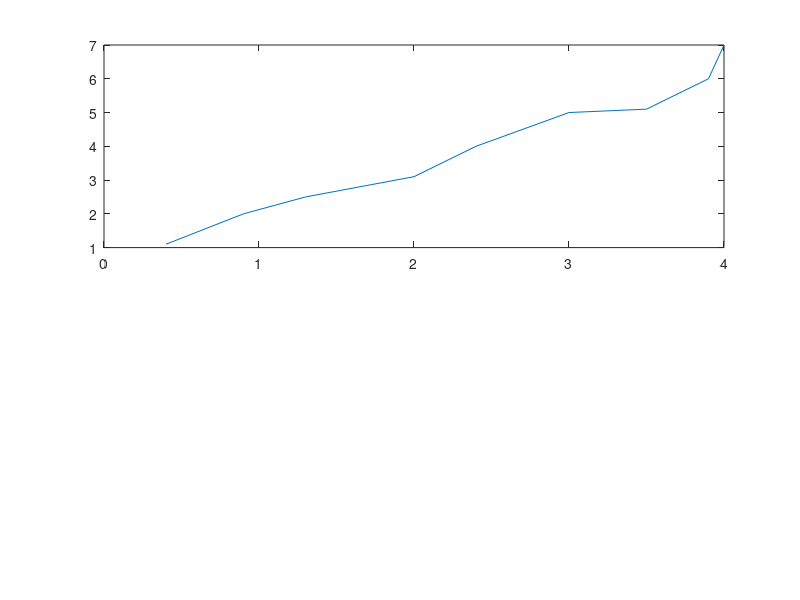

MATLAB code for this plot: (Note: this script raises an error after producing the figure.)
X = [ 0.4 0.9 1.3 2 2.4 3 3.5 3.9 4 ];
Y = [ 1.1 2 2.5 3.1 4 5 5.1 6 7 ];
subplot(2,1,1)
plot(X,Y)
% линейная зависимость

f = the_method_of_smaller_squares(X, Y);
subplot(2,1,2)
plot(X,f(X))
% линейная зависимость

% X1 = [10 12 15 18 20 22 25 30 32 37];
% Y1 = [3 5 7 11 13 18 19 23 28 32];
% f1 = the_method_of_smaller_squares(X1, Y1);
% subplot(2,1,2)
% plot(X1,f1(X1))
% линейная зависимость

% X2=[-4 -3 -2 -1 0 1 2 3 4];
% Y2=[33 22 19 15 14 15 18 23 30];
% subplot(2,1,2);
% plot(X2,Y2);
% квадратичная зависимость

function y = the_method_of_smaller_squares(X, Y)
    n = size(X, 2);
    A = [n sum(X); sum(X) sum(X.^2)];
    B = [sum(Y); sum(X.*Y)]; %столбец свободных членов
    C = inv(A).*B; %находим решение системы
    A0 = C(1);
    A1 = C(2);
    y = @(x)A1+A0.*x;
end